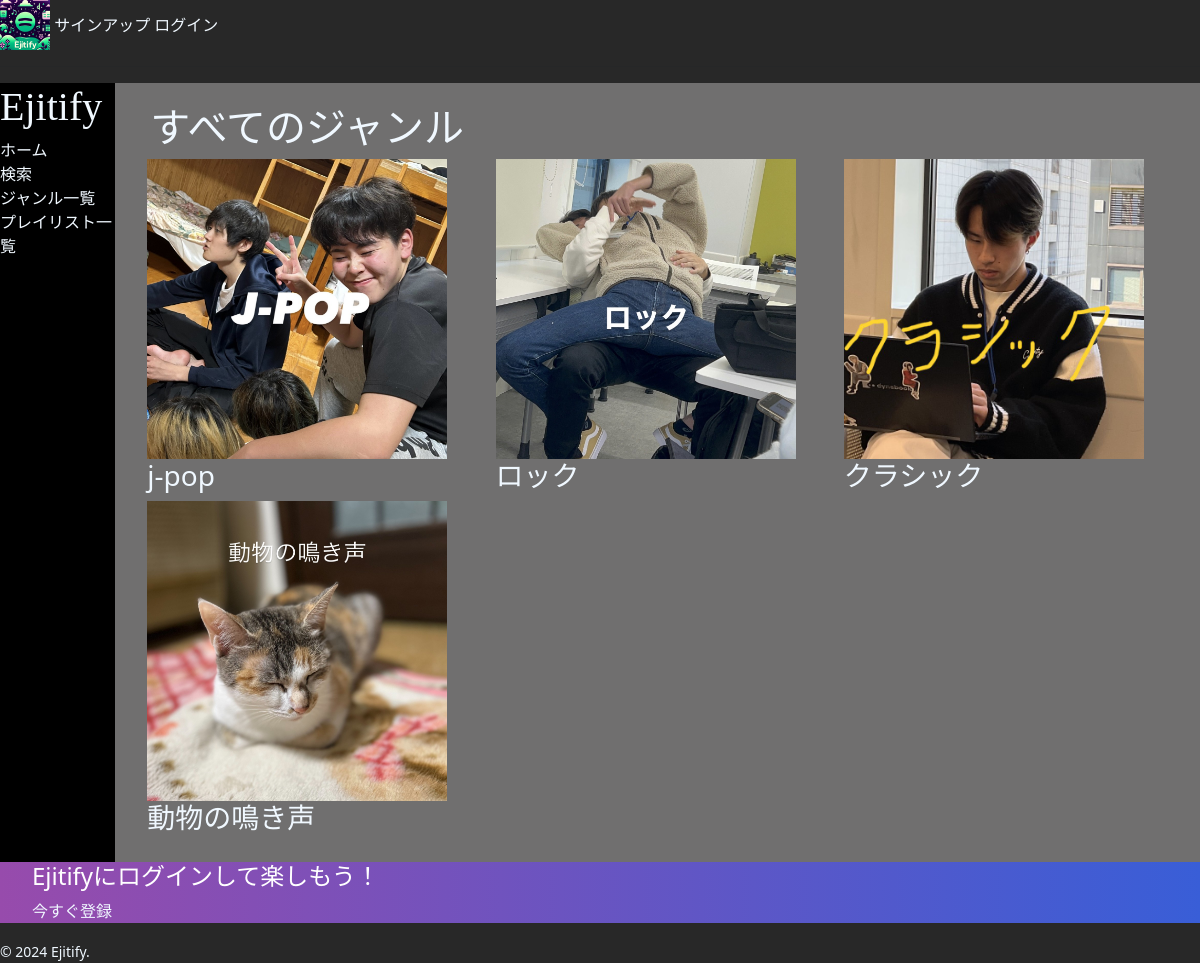
Page /genre/ on the committed database.
### Ejitify/models.py (models this page shows, shortened)
class Category(models.Model):
    namecategory = models.CharField(
        verbose_name='ジャンル',
        max_length=20
    )
    imagecategory = models.ImageField(
        verbose_name='ジャンルの写真',
        upload_to='photos'
    )

### Ejitify/views.py (the view)
# urls.py: path('genre/', views.GenreView.as_view(), name='genre'),
class GenreView(ListView):
    template_name = 'genre.html'
    model = Category
    context_object_name = 'categories'

### Ejitify/templates/genre.html (shortened to what this page needs)
{% extends 'base.html' %}
{% load static %}
{% block content %}
<div id='display_genre'>
    <h1>すべてのジャンル</h1>
    <div class="container">
        <div class="row">
            {% for category in categories %}
            <div class="col-md-4">
                <a href="{% url 'Ejitify:index' %}">
                    <img src="{{ category.imagecategory.url }}" class="img-fluid" alt="{{ category.namecategory }}">
                    <h3>{{ category.namecategory }}</h3>
                </a>
            </div>
            {% endfor %}
        </div>
    </div>
</div>
</article>
{% endblock %}

### static/style.css (style rules this page uses)
body { background-color: rgb(40, 40, 40); }
a { color: aliceblue; text-decoration: none; }
#display_genre { color: aliceblue; background-color: rgb(112, 111, 111); width: 100%; padding: 20px; }
#display_genre h1 { margin-left: 15px; }
.col-md-4 img { width: 300px; }

### rows in the picture
Category: imagecategory (picture), namecategory "j-pop"
Category: imagecategory (picture), namecategory "ロック"
Category: imagecategory (picture), namecategory "クラシック"
Category: imagecategory (picture), namecategory "動物の鳴き声"
